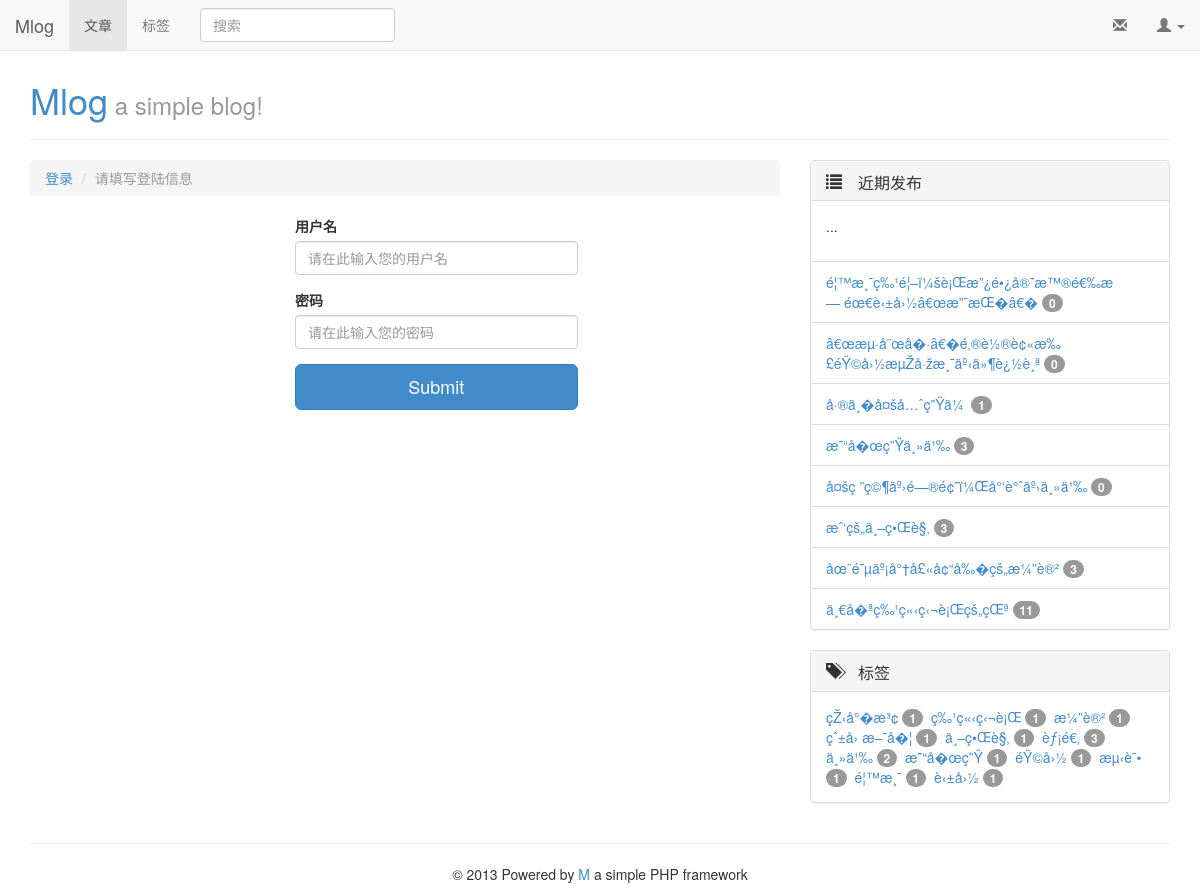
Page /index.php?Index/login on the committed database.
### tables this page shows
CREATE TABLE IF NOT EXISTS `post` (
  `p_id` int(11) NOT NULL AUTO_INCREMENT,
  `title` varchar(128) NOT NULL,
  `content` text NOT NULL,
  `tags` varchar(128) NOT NULL,
  `author_id` int(11) NOT NULL,
  `create_time` int(11) NOT NULL,
  `top` int(11) NOT NULL DEFAULT '0',
  PRIMARY KEY (`p_id`)
);

### Demos/Mlog/View/Public/side.php (called while the page is built)
<?php include_once APP.'/View/Public/_side/recent_post.php' ?>
<?php include_once APP.'/View/Public/_side/tag.php' ?>

### M/Mvc/Controller/Controller.php (called while the page is built, shortened)
<?php
class Controller extends AbstractController
{
    private $view;
    protected $data = array();
    protected $layout = 'main';
    public function __construct()
    {
        $this->view = View::init();
        parent::__construct();
    }
    public function assign($key,$value)
    {
        $this->view->assign($key,$value);
    }
    public function display($tpl='')
    {
        $this->view->setLayout($this->layout);
        $this->view->setData($this->data);
        if(!empty($tpl))
        {
            $tpl = $tpl.'.php';
        }
        else
        {
        }
        try
        {
            $this->view->display($tpl);
        }
        catch (Exception $e)
        {
            throw $e;
        }
    }
}

### M/M.php (called while the page is built, shortened)
<?php
class M
{
    private static $config;
    private static $request;
    public static function run($configs)
    {
        self::$config = Config::init($configs);
        if(self::getConfig('urlRules')=='path')
        {
            self::$request = PathRequest::getRequest();
        }
        else
        {
            self::$request = Request::getRequest();
        }
        self::$dispatcher = new Dispatcher(self::$request);
    }
    private static function init()
    {
        require_once 'Loader/Loader.php';
    }
    public static function getConfig($name = '')
    {
        return self::$config->getConfig($name);
    }
}

### index.php (called while the page is built, shortened)
<?php
$configs = require_once APP.'/Config/config.php';
require_once M.'/M.php';
M::run($configs);

### M/Loader/Loader.php (called while the page is built, shortened)
<?php
class Loader
{
    public static function autoload($class)
    {
        $file = str_replace('\\','/',$class).'.php';
        $file = stream_resolve_include_path($file);
        if(file_exists($file))
        {
            return true;
        }
        else
        {
            return false;
        }
    }
}

### M/Config/config.php (called while the page is built, shortened)
<?php
class Config
{
    private $configs = array();
    private function __construct($config)
    {
        $this->configs = $config;
    }
    public function getConfig($name = '')
    {
        if(empty($name))
        {
            return $this->configs;
        }
        else
        {
            return $this->configs[$name];
        }
    }
}

### M/Mvc/Model/Model.php (called while the page is built, shortened)
<?php
class Model extends AbstractModel
{
    private static $db;
    private $sqlBuilder;
    public function init()
    {
        if(empty(self::$db))
        {
            $db = M::getConfig('db');
            self::$db = new Db($db['dsn'],$db['user'],$db['password']);
        }
        $this->sqlBuilder = new SqlBuilder($this);
    }
    public function order($by,$order='desc')
    {
        $this->order = " ORDER BY $by $order";
        return $this;
    }
    public function limit($number,$number2=null)
    {
        if(isset($number2))
        {
            $this->limit = " LIMIT $number,$number2";
        }
        else
        {
            $this->limit = " LIMIT $number";
        }
        return $this;
    }
    public function select($cols = '')
    {
        $this->sql = $this->sqlBuilder->selectSqlBuild();
        $result = self::$db->select($this->sql);
        return $result;
    }
}

### M/Db/Db.php (called while the page is built, shortened)
<?php
class Db
{
    private $db;
    private $dsn;
    private $user;
    private $pwd;
    public function __construct($dsn,$user,$pwd)
    {
        $this->dsn = $dsn;
        $this->user = $user;
        $this->pwd = $pwd;
    }
    public function connect()
    {
        try
        {
            $this->db = new \PDO($this->dsn,$this->user,$this->pwd,array(
                \PDO::ATTR_PERSISTENT => true));
        }
        catch(\PDOException $e)
        {
            echo '数据库连接错误！'.$e->getMessage();
            exit();
        }
    }
    public function select($sql)
    {
        $res = $this->db->query($sql);
        $result = $res->fetchAll();
        return $result;
    }
}

### Demos/Mlog/Controller/Common.php (called while the page is built, shortened)
<?php
class Common extends Controller
{
    public function init()
    {
        $this->getSide();
    }
    protected function getSide($userID='')
    {
        $this->getRecentPost($userID);
    }
    protected function getRecentPost($userID='')
    {
        $Post = new Post();
        $recentPost = $Post->order('p_id')->limit(10)->select();
    }
}

### M/Db/sqlBuilder.php (called while the page is built, shortened)
<?php
class SqlBuilder
{
    private $model;
    public function __construct(Model $model)
    {
        $this->model = $model;
    }
    public function selectSqlBuild()
    {
        $sql = "SELECT %s FROM %s %s %s %s %s";
        $model = $this->model;
        return sprintf($sql,$model->cols,$model->table,$model->join,$model->where,$model->order,$model->limit);
    }
}

### M/Mvc/Model/AbstractModel.php (called while the page is built, shortened)
<?php
abstract class AbstractModel
{
    public function __get($name)
    {
        $method = 'get'.ucfirst($name);
        if(method_exists($this,$method))
        {
            return $this->$method();
        }
        else
        {
            return $this->$name;
        }
    }
}

### M/Mvc/Controller/AbstractController.php (called while the page is built, shortened)
<?php
abstract class AbstractController
{
    public function __construct()
    {
        $this->init();
    }
}

### M/App.php (called while the page is built, shortened)
<?php
class App extends M
{
    public static function buildUrl($controller,$action='',$parameter = '')
    {
        if(self::getConfig('urlRules')=='path')
        {
            $mode = '/';
        }
        else
        {
            $mode = '?';
        }
        return Http\Url\Url::buildUrl($controller,$action,$parameter);
    }
}

### M/Http/Server/Server.php (called while the page is built, shortened)
<?php
class Server
{
    public static function getScriptName()
    {
        return $_SERVER['SCRIPT_NAME'];
    }
    public static function getHomeUrl()
    {
        return self::getScriptName();
    }
}

### M/Http/Url/Url.php (called while the page is built, shortened)
<?php
class Url
{
    public static $mode = '?';
    public static function buildUrl($controller,$action='',$parameter='')
    {
        if(empty($action))
        {
            $path = self::$mode.$controller;
        }
        else if(empty($parameter))
        {
            $path = self::$mode."$controller/$action";
        }
        else
        {
            $path = self::$mode."$controller/$action/$parameter";
        }
        return Server::getHomeUrl().$path;
    }
}

### Demos/Mlog/View/Public/_side/recent_post.php (the view)
<div class="recent-post panel panel-default">
    <div class="panel-heading">
        <h3 class="panel-title"><span class="glyphicon glyphicon-list"> 近期发布</span></h3>
    </div>
    <div class="panel-body">
        <p>...</p>
    </div>
    <ul class="list-group">
        <?php foreach($recentPost as $p){ ?>
            <li class="list-group-item">
                <a href="<?php echo \M\App::buildUrl('Post','index',$p['p_id']) ?>"><?php echo $p['title'] ?> <span class="badge" title="评论数目"><?php echo $p['commentNumber']?></span></a>
            </li>
        <?php } ?>
    </ul>
</div>

### Demos/Mlog/Public/css/main.css (style rules this page uses)
body { padding-top: 40px; }

### rows in the picture
post: title "é¦™æ¸¯ç‰¹é¦–ï¼šè¡Œæ”¿é•¿å®˜æ™®é€‰æ— éœ€è‹±å›½â€œæ”¯æŒ�â€�", top "0"
post: title "â€œæµ·å¨œå�·â€�é‚®è½®è¢«æ‰£éŸ©å›½æµŽå·žæ¸¯äº‹ä»¶è¿½è¸ª", top "0"
post: title "å·®ä¸�å¤šå…ˆç”Ÿä¼", author "1"
post: title "æ˜“å�œç”Ÿä¸»ä¹‰", commentNumber "3"
post: title "å¤šç ”ç©¶äº›é—®é¢˜ï¼Œå°‘è°ˆäº›ä¸»ä¹‰", top "0"
post: title "æˆ‘çš„ä¸–ç•Œè§‚", p_id "3"
post: title "åœ¨é˜µäº¡å°†å£«å¢“å‰�çš„æ¼”è®²", commentNumber "3"
post: title "ä¸€å�ªç‰¹ç«‹ç‹¬è¡Œçš„çŒª", commentNumber "11"

### other values in the picture
$app['name'] "Mlog"
$app['info'] "a simple blog!"
$nav "登录"
$this->data['title'] "请填写登陆信息"
$tag "çŽ‹å°�æ³¢"
$number "1"
$tag "ç‰¹ç«‹ç‹¬è¡Œ"
$tag "æ¼”è®²"
$tag "çˆ±å› æ–¯å�¦"
$tag "ä¸–ç•Œè§‚"
$tag "èƒ¡é€‚"
$number "3"
$tag "ä¸»ä¹‰"
$number "2"
$tag "æ˜“å�œç”Ÿ"
